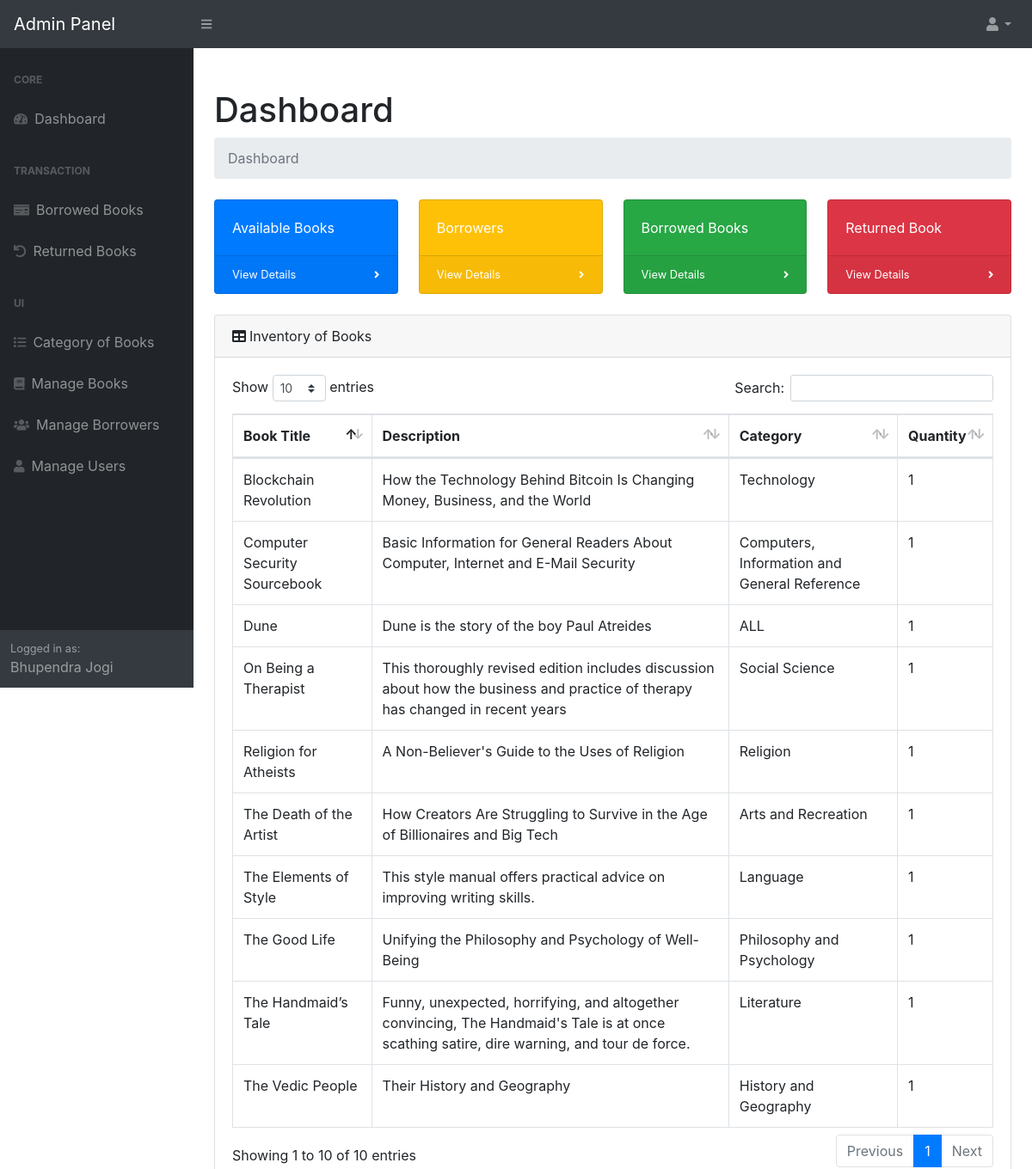
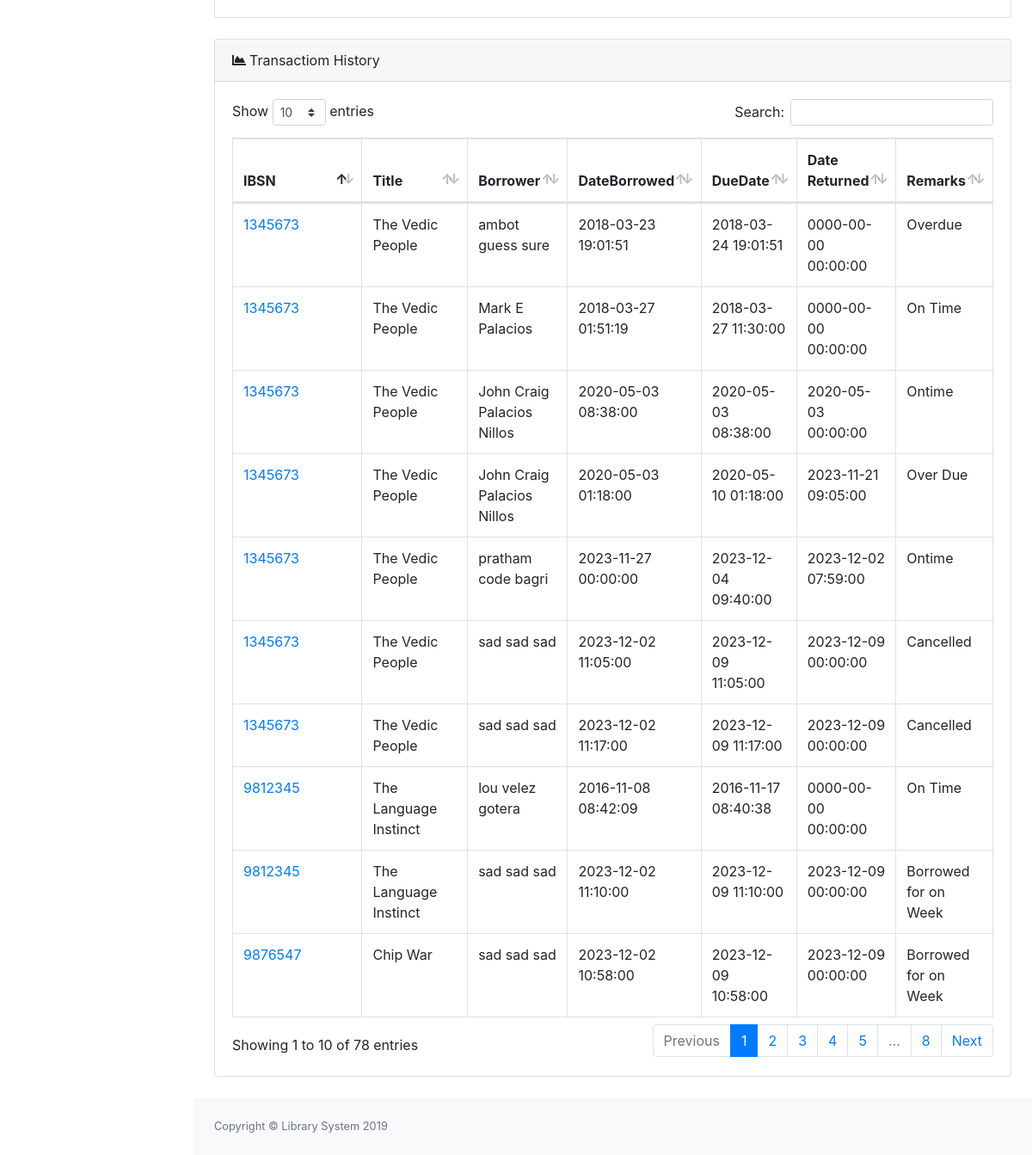
The app's page /admin/index.php (signed in) with its own data (2 pictures, top to bottom).
### tables this page shows
CREATE TABLE `tblusers` (
  `USERID` int(11) NOT NULL,
  `NAME` varchar(124) NOT NULL,
  `UEMAIL` varchar(125) NOT NULL,
  `PASS` varchar(125) NOT NULL,
  `TYPE` varchar(125) NOT NULL,
  `Status` varchar(11) NOT NULL,
  `PicLoc` text NOT NULL,
  `fine` varchar(20) DEFAULT NULL
);

CREATE TABLE `tblbooks` (
  `BookID` int(11) NOT NULL,
  `IBSN` varchar(13) NOT NULL,
  `BookTitle` varchar(125) NOT NULL,
  `BookDesc` varchar(255) NOT NULL,
  `Author` varchar(125) NOT NULL,
  `PublishDate` date NOT NULL,
  `BookPublisher` varchar(125) NOT NULL,
  `Category` varchar(90) NOT NULL,
  `BookPrice` double NOT NULL,
  `BookQuantity` int(11) NOT NULL,
  `Status` varchar(30) NOT NULL,
  `BookType` varchar(90) NOT NULL,
  `DeweyDecimal` varchar(90) NOT NULL,
  `OverAllQty` int(11) NOT NULL,
  `Donate` tinyint(1) NOT NULL,
  `Remarks` varchar(90) NOT NULL
);

CREATE TABLE `tbltransaction` (
  `TransactionID` int(11) NOT NULL,
  `IBSN` varchar(13) NOT NULL,
  `NoCopies` int(11) NOT NULL,
  `DateBorrowed` datetime NOT NULL,
  `Purpose` varchar(90) NOT NULL,
  `Status` varchar(30) NOT NULL,
  `DueDate` datetime NOT NULL,
  `BorrowerId` int(11) NOT NULL,
  `Borrowed` tinyint(1) NOT NULL,
  `Due` tinyint(1) NOT NULL,
  `Returned` tinyint(1) NOT NULL,
  `DateReturned` datetime NOT NULL,
  `Remarks` varchar(90) NOT NULL
);

CREATE TABLE `tblborrower` (
  `IDNO` int(11) NOT NULL,
  `BorrowerId` varchar(90) NOT NULL,
  `Firstname` varchar(125) NOT NULL,
  `Lastname` varchar(125) NOT NULL,
  `MiddleName` varchar(125) NOT NULL,
  `Address` varchar(255) NOT NULL,
  `Sex` varchar(11) NOT NULL,
  `ContactNo` varchar(125) NOT NULL,
  `CourseYear` varchar(125) NOT NULL,
  `BorrowerPhoto` varchar(255) NOT NULL,
  `BorrowerType` varchar(35) NOT NULL,
  `Stats` varchar(36) NOT NULL,
  `BUsername` varchar(90) NOT NULL,
  `BPassword` varchar(90) NOT NULL,
  `fine` varchar(20) DEFAULT NULL
);

### admin/index.php (called while the page is built, shortened)
<?php
require_once("themes/templates.php");
?>

### include/database.php (called while the page is built, shortened)
<?php
class Database {
	var $sql_string = '';
	private $conn;
	public function open_connection() {
		$this->conn = mysqli_connect(server, user, pass);
		if (!$this->conn) {
			throw new Exception("Failed to connect to the database server: " . mysqli_connect_error());
		} else {
			$db_select = mysqli_select_db($this->conn, database_name);
		}
	}
	function setQuery($sql='') {
		$this->sql_string=$sql;
	}
	function executeQuery() {
		$result = mysqli_query($this->conn,$this->sql_string);
		return $result;
	}
	private function confirm_query($result) {
		return $result;
	}
	function loadResultList( $key='' ) {
		$cur = $this->executeQuery();
		$array = array();
		while ($row = mysqli_fetch_object($cur)) {
			if ($key) {
				$array[$row->$key] = $row;
			} else {
				$array[] = $row;
			}
		}
		return $array;
	}
	function loadSingleResult() {
		$cur = $this->executeQuery();
		while ($row = mysqli_fetch_object($cur)) {
		return $data = $row;
		}
	}
}
$mydb = new Database();
?>

### include/accounts.php (called while the page is built, shortened)
<?php
require_once(LIB_PATH.DS.'database.php');
class User {
	protected static  $tblname = "tblusers";
	function single_user($id=""){
			global $mydb;
			$mydb->setQuery("SELECT * FROM ".self::$tblname."
				Where USERID= '{$id}' LIMIT 1");
			$cur = $mydb->loadSingleResult();
			return $cur;
	}
}
?>

### admin/home.php (the view)
<h1 class="mt-4">Dashboard</h1>
<ol class="breadcrumb mb-4">
    <li class="breadcrumb-item active">Dashboard</li>
</ol>
<div class="row">
    <div class="col-xl-3 col-md-6">
        <div class="card bg-primary text-white mb-4">
            <div class="card-body">Available Books</div>
            <div class="card-footer d-flex align-items-center justify-content-between">
                <a class="small text-white stretched-link" href="books/index.php">View Details</a>
                <div class="small text-white"><i class="fas fa-angle-right"></i></div>
            </div>
        </div>
    </div>
    <div class="col-xl-3 col-md-6">
        <div class="card bg-warning text-white mb-4">
            <div class="card-body">Borrowers</div>
            <div class="card-footer d-flex align-items-center justify-content-between">
                <a class="small text-white stretched-link" href="borrower/index.php">View Details</a>
                <div class="small text-white"><i class="fas fa-angle-right"></i></div>
            </div>
        </div>
    </div>
    <div class="col-xl-3 col-md-6">
        <div class="card bg-success text-white mb-4">
            <div class="card-body">Borrowed Books</div>
            <div class="card-footer d-flex align-items-center justify-content-between">
                <a class="small text-white stretched-link" href="borrowed/index.php">View Details</a>
                <div class="small text-white"><i class="fas fa-angle-right"></i></div>
            </div>
        </div>
    </div>
    <div class="col-xl-3 col-md-6">
        <div class="card bg-danger text-white mb-4">
            <div class="card-body">Returned Book</div>
            <div class="card-footer d-flex align-items-center justify-content-between">
                <a class="small text-white stretched-link" href="returned/index.php">View Details</a>
                <div class="small text-white"><i class="fas fa-angle-right"></i></div>
            </div>
        </div>
    </div>
</div>
<div class="card mb-4">
    <div class="card-header"><i class="fas fa-table mr-1"></i>Inventory of Books</div>
    <div class="card-body">
        <div class="table-responsive">
            <table class="table table-bordered" id="dataTable2" width="100%" cellspacing="0">
                <thead>
                    <tr>
                        <th>Book Title</th>
                        <th>Description</th>
                        <th>Category</th>
                        <th>Quantity</th>
                    </tr>
                </thead>
                <tbody>
                    <?php
                                $mydb->setQuery("SELECT *, sum(BookQuantity) as qty FROM `tblbooks` WHERE Status='Available' GROUP BY BookTitle");
                            $cur = $mydb->loadResultlist();
                            foreach ($cur as $result) {
                                echo '<tr>';
                                echo '<td >'. $result->BookTitle.'</td>';
                                echo '<td>'.  $result->BookDesc.'</td>';
                                echo '<td>'. $result->Category.'</td>';
                                echo '<td>'. $result->qty.'</td>';
                                echo '</tr>';
                        }
                    ?>
                </tbody>
            </table>
        </div>
    </div>
</div>
<div class="row">
    <div class="col-xl-12">
        <div class="card mb-4" style="" >
            <div class="card-header"><i class="fas fa-chart-area mr-1"></i>Transactiom History</div>
            <div class="card-body">
                <div class="table-responsive">
                        <table id="dataTable" class="table table-bordered table-hover" cellspacing="0"  >
                            <thead>
                            <tr>
                                <th>IBSN</th>
                                <th>Title</th>
                                <th>Borrower</th>
                                <th>DateBorrowed</th>
                                <th>DueDate</th>
                                <th>Date Returned</th>
                                <th>Remarks</th>
                            </tr>
                            </thead>
                            <tbody>
                            <?php
                            $mydb->setQuery("SELECT * FROM `tblbooks` b, `tbltransaction` t ,`tblborrower` s
                                            WHERE b.IBSN=t.IBSN AND t.BorrowerId=s.BorrowerId");
                                    $cur = $mydb->loadResultlist();
                                    foreach ($cur as $result) {
                                        echo '<tr>';
                                        echo '<td ><a href="'.web_root.'admin/borrowed/index.php?view=view&id='.$result->TransactionID.'">' . $result->IBSN.'</a></td>';
                                        echo '<td >'. $result->BookTitle.'</td>';
                                        echo '<td>'. $result->Firstname.' '. $result->MiddleName.' '. $result->Lastname.'</td>';
                                        echo '<td>'. $result->DateBorrowed.'</td>';
                                        echo '<td>'. $result->DueDate.'</td>';
                                        echo '<td>'. $result->DateReturned.'</td>';
                                        echo '<td>'. $result->Remarks.'</td>';
                                        echo '</tr>';
                                    }
                            ?>
                            </tbody>
                        </table>
                    </div>
            </div>
        </div>
    </div>
</div>

### admin/themes/templates.php (shortened to what this page needs)
<?php
 $user = New User();
  $singleuser = $user->single_user($_SESSION['USERID']);
?>
<!DOCTYPE html>
<html lang="en">
    <head>
        <link href="<?php echo web_root;?>admin/dist/css/styles.css" rel="stylesheet" />
          <link href="<?php echo web_root;?>admin/dist/css/datepicker.css" rel="stylesheet" />
        <link href="<?php echo web_root;?>admin/dist/css/dataTables.bootstrap4.min.css" rel="stylesheet" />
        <link href="<?php echo web_root;?>admin/dist/fonts/font-awesome.min.css" rel="stylesheet" />
        <link href="https://cdn.jsdelivr.net/npm/select2@4.0.13/dist/css/select2.min.css" rel="stylesheet" />
    </head>
    <body class="sb-nav-fixed">
        <nav class="sb-topnav navbar navbar-expand navbar-dark bg-dark">
            <a class="navbar-brand" href="<?php echo web_root;?>admin/">Admin Panel</a><button class="btn btn-link btn-sm order-1 order-lg-0" id="sidebarToggle" href="#"><i class="fas fa-bars"></i></button
            >
            <ul class="navbar-nav ml-auto ml-md-0">
                <li class="nav-item dropdown">
                    <a class="nav-link dropdown-toggle" id="userDropdown" href="#" role="button" data-toggle="dropdown" aria-haspopup="true" aria-expanded="false"><i class="fas fa-user fa-fw"></i></a>
                </li>
            </ul>
        </nav>
        <div id="layoutSidenav">
            <div id="layoutSidenav_nav">
                <nav class="sb-sidenav accordion sb-sidenav-dark" id="sidenavAccordion">
                    <div class="sb-sidenav-menu">
                        <div class="nav">
                            <div class="sb-sidenav-menu-heading">Core</div>
                            <a class="nav-link" href="<?php echo web_root?>admin/"
                                ><div class="sb-nav-link-icon"><i class="fas fa-tachometer-alt"></i></div>
                            Dashboard</a>
                            <div class="sb-sidenav-menu-heading">Transaction</div>
                                  <a class="nav-link" href="<?php echo web_root;?>admin/borrowed/">
                                    <div class="sb-nav-link-icon"><i class="fas fa-money-check"></i></div>
                                Borrowed Books</a>
                                  <a class="nav-link" href="<?php echo web_root;?>admin/returned/">
                                    <div class="sb-nav-link-icon"><i class="fas fa-undo"></i></div>
                                Returned Books</a>
                               <div class="sb-sidenav-menu-heading">UI</div>
                                  <a class="nav-link" href="<?php echo web_root;?>admin/category/">
                                    <div class="sb-nav-link-icon"><i class="fas fa-list"></i></div>
                                Category of Books</a>
                                  <a class="nav-link" href="<?php echo web_root;?>admin/books/">
                                    <div class="sb-nav-link-icon"><i class="fas fa-book"></i></div>
                                Manage Books</a>
                                  <a class="nav-link" href="<?php echo web_root;?>admin/borrower/">
                                    <div class="sb-nav-link-icon"><i class="fas fa-users"></i></div>
                                Manage Borrowers</a>
                                  <a class="nav-link" href="<?php echo web_root;?>admin/users/">
                                    <div class="sb-nav-link-icon"><i class="fas fa-user"></i></div>
                                Manage Users</a>
                        </div>
                    </div>
                    <div class="sb-sidenav-footer">
                        <div class="small">Logged in as:</div>
                       <?php echo $singleuser->NAME;  ?>
                    </div>
                </nav>
            </div>
            <div id="layoutSidenav_content">
                <main>
                    <div class="container-fluid">
                         <br/>
                       <?php
                        require_once $content;
                        ?>
                    </div>
                </main>
                <footer class="py-4 bg-light mt-auto">
                    <div class="container-fluid">
                        <div class="d-flex align-items-center justify-content-between small">
                            <div class="text-muted">Copyright &copy; Library System 2019</div>
                        </div>
                    </div>
                </footer>
            </div>
        </div>
    </body>
</html>

### records on screen
tblusers: NAME "Bhupendra Jogi"
tblbooks: BookTitle "Blockchain Revolution", BookDesc "How the Technology Behind Bitcoin Is Changing Money, Business, and the World", Category "Technology", qty "1"
tblbooks: BookTitle "Computer Security Sourcebook", BookDesc "Basic Information for General Readers About Computer, Internet and E-Mail Security", Category "Computers, Information and General Reference", qty "1"
tblbooks: BookTitle "Dune", BookDesc "Dune is the story of the boy Paul Atreides", Category "ALL", qty "1"
tblbooks: BookTitle "On Being a Therapist", BookDesc "This thoroughly revised edition includes discussion about how the business and practice of therapy has changed in recent years", Category "Social Science", qty "1"
tblbooks: BookTitle "Religion for Atheists", BookDesc "A Non-Believer's Guide to the Uses of Religion", Category "Religion", qty "1"
tblbooks: BookTitle "The Death of the Artist", BookDesc "How Creators Are Struggling to Survive in the Age of Billionaires and Big Tech", Category "Arts and Recreation", qty "1"
tblbooks: BookTitle "The Elements of Style", BookDesc "This style manual offers practical advice on improving writing skills.", Category "Language", qty "1"
tblbooks: BookTitle "The Good Life", BookDesc "Unifying the Philosophy and Psychology of Well-Being", Category "Philosophy and Psychology", qty "1"
tblbooks: BookTitle "The Handmaid’s Tale", BookDesc "Funny, unexpected, horrifying, and altogether convincing, The Handmaid's Tale is at once scathing satire, dire warning, and tour de force.", Category "Literature", qty "1"
tblbooks: BookTitle "The Vedic People", BookDesc "Their History and Geography", Category "History and Geography", qty "1", tbltransaction.IBSN "1345673", tblborrower.Firstname "ambot", tblborrower.MiddleName "guess", tblborrower.Lastname "sure", tbltransaction.DateBorrowed "2018-03-23 19:01:51", tbltransaction.DueDate "2018-03-24 19:01:51", tbltransaction.DateReturned "0000-00-00 00:00:00", tbltransaction.Remarks "Overdue", tblborrower.Firstname "Mark", tblborrower.MiddleName "E", tblborrower.Lastname "Palacios", tbltransaction.DateBorrowed "2018-03-27 01:51:19", tbltransaction.DueDate "2018-03-27 11:30:00", tbltransaction.Remarks "On Time", tblborrower.Firstname "John Craig", tblborrower.MiddleName "Palacios", tblborrower.Lastname "Nillos", tbltransaction.DateBorrowed "2020-05-03 08:38:00", tbltransaction.DueDate "2020-05-03 08:38:00", tbltransaction.DateReturned "2020-05-03 00:00:00", tbltransaction.Remarks "Ontime", tbltransaction.DateBorrowed "2020-05-03 01:18:00", tbltransaction.DueDate "2020-05-10 01:18:00", tbltransaction.DateReturned "2023-11-21 09:05:00", tbltransaction.Remarks "Over Due", tblborrower.Firstname "pratham", tblborrower.MiddleName "code", tblborrower.Lastname "bagri", tbltransaction.DateBorrowed "2023-11-27 00:00:00", tbltransaction.DueDate "2023-12-04 09:40:00", tbltransaction.DateReturned "2023-12-02 07:59:00", tblborrower.Firstname "sad", tblborrower.MiddleName "sad", tblborrower.Lastname "sad", tbltransaction.DateBorrowed "2023-12-02 11:05:00", tbltransaction.DueDate "2023-12-09 11:05:00", tbltransaction.DateReturned "2023-12-09 00:00:00", tbltransaction.Remarks "Cancelled", tbltransaction.DateBorrowed "2023-12-02 11:17:00", tbltransaction.DueDate "2023-12-09 11:17:00"
tblbooks: tbltransaction.IBSN "9812345", BookTitle "The Language Instinct", tblborrower.Firstname "lou", tblborrower.MiddleName "velez", tblborrower.Lastname "gotera", tbltransaction.DateBorrowed "2016-11-08 08:42:09", tbltransaction.DueDate "2016-11-17 08:40:38", tbltransaction.DateReturned "0000-00-00 00:00:00", tbltransaction.Remarks "On Time", tblborrower.Firstname "sad", tblborrower.MiddleName "sad", tblborrower.Lastname "sad", tbltransaction.DateBorrowed "2023-12-02 11:10:00", tbltransaction.DueDate "2023-12-09 11:10:00", tbltransaction.DateReturned "2023-12-09 00:00:00", tbltransaction.Remarks "Borrowed for on Week"
tblbooks: tbltransaction.IBSN "9876547", BookTitle "Chip War", tblborrower.Firstname "sad", tblborrower.MiddleName "sad", tblborrower.Lastname "sad", tbltransaction.DateBorrowed "2023-12-02 10:58:00", tbltransaction.DueDate "2023-12-09 10:58:00", tbltransaction.DateReturned "2023-12-09 00:00:00", tbltransaction.Remarks "Borrowed for on Week"
